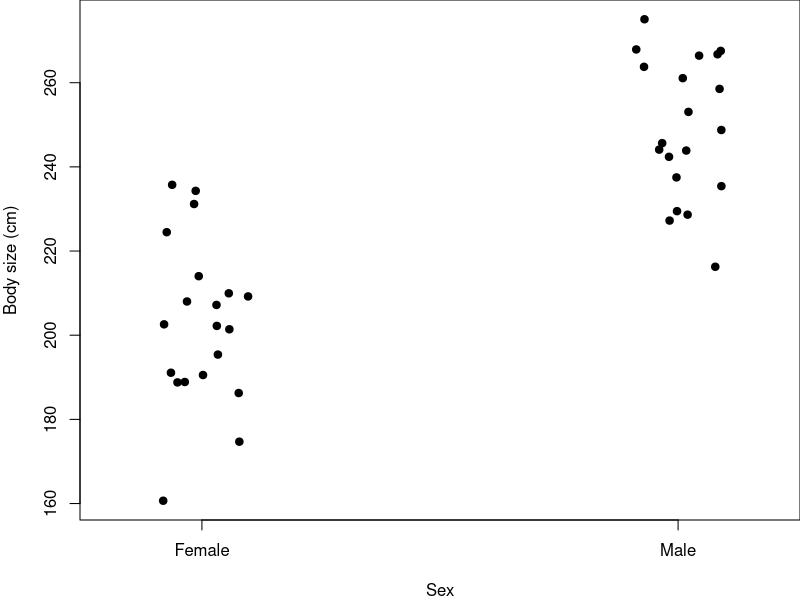
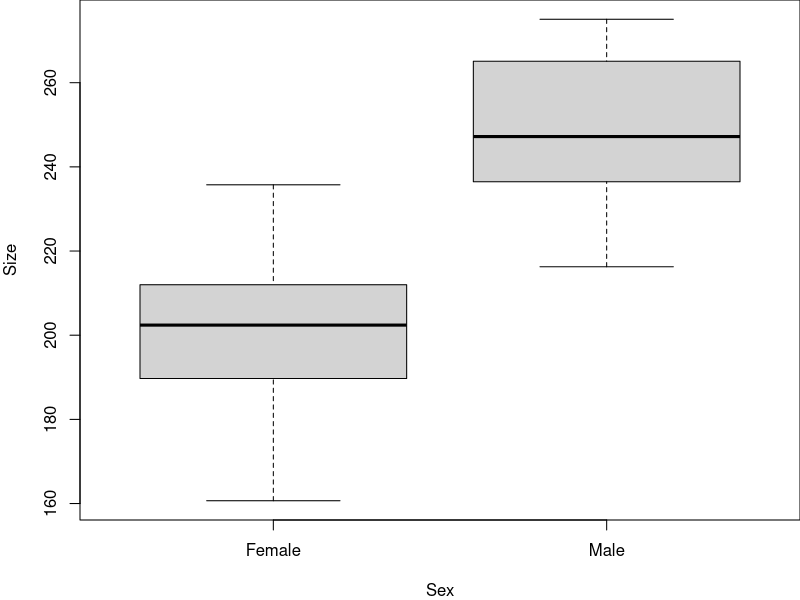
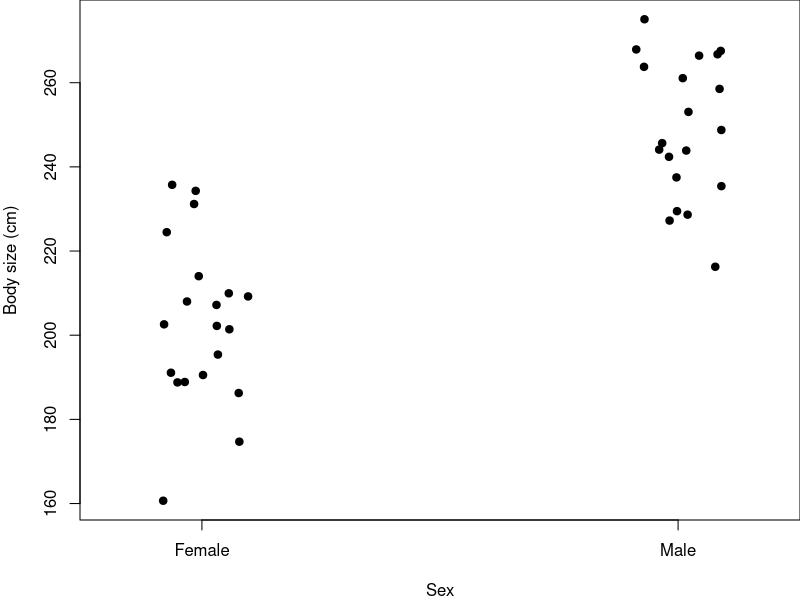
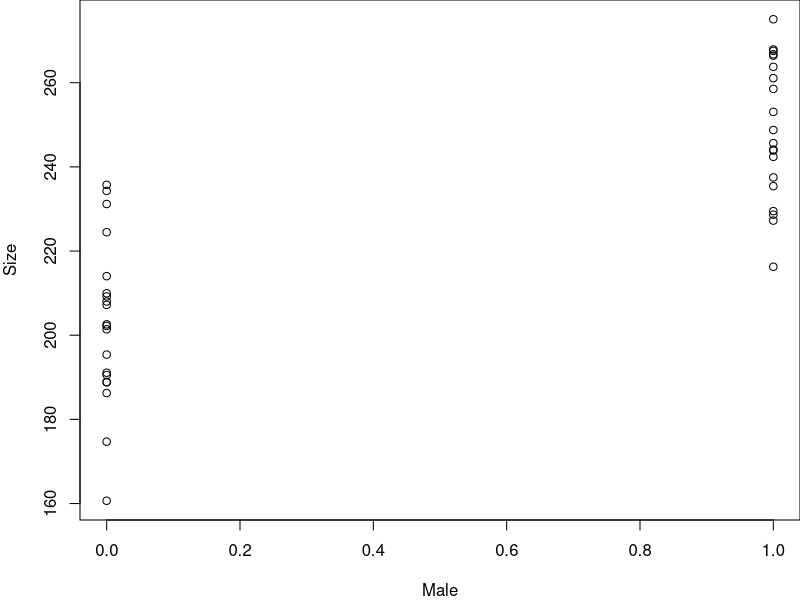

Here is the R script that generated these plots, in order:
## ---- chunk 1

knitr::opts_chunk$set(
	echo = TRUE,
	message = FALSE,
	warning = FALSE,
	cache = TRUE
)
## ---- chunk 2

#  NRES 710, Analysis of Categorical Data
#     University of Nevada, Reno
#     Testing between groups

## ---- chunk 3
### Code for simulating data to be analyzed body size data for two sexes

# Adjust some parameters
par(mar = c(4,4,0,0))

# Set the seed for reproducibility
set.seed(123)

# Simulate the binomial X-variable (sex)
n <- 40
x <- c(rep("Female", n/2), rep("Male", n/2))

# Simulate continuous y-variable data
y <- ifelse(x == "Female",
            rnorm(n/2, mean = 200, sd = 20), #females
            rnorm(n/2, mean = 250, sd = 20)) #males

# Create dataframe
datum <- data.frame(Sex = x, Size = y)

# Plot
stripchart(Size ~ Sex, data = datum, vertical = TRUE, method = "jitter",
           pch = 19, xlab = "Sex", ylab = "Body size (cm)")
## ---- chunk 4
### Code for simulating data to be analyzed body size data for two sexes

# Set the seed for reproducibility
set.seed(123)

# Simulate the binomial X-variable (sex)
n <- 40
x <- c(rep("Female", n/2), rep("Male", n/2))
x <- factor(x)

# Simulate continuous y-variable data
y <- ifelse(x == "Female",
            rnorm(n/2, mean = 200, sd = 20), #females
            rnorm(n/2, mean = 250, sd = 20)) #males

# Create dataframe
datum <- data.frame(Sex = x, Size = y)

# Examine the data
head(datum)
tail(datum)

# Plot the data to examine it!
plot(Size ~ Sex, data=datum)
# Box and whiskers plot!
# Bold black line = median
# Edges of box: 75% and 25% quartiles
# Bars: 95% limits
# Points: outliers, or 5% of data outside of the 95% intervals

# Analyze this using the 't.test()' function in R:
help(t.test)
results <- t.test(Size ~ Sex, data = datum)

# Examine the summary
summary(results)
# Some functions in R don't have summary functions for them because they are so simple!

# Just ask for the object
results
## ---- chunk 5
251.2 - 198.9
## ---- chunk 6
(64.44 - 40.14)/2
## ---- chunk 7
# Plot
stripchart(Size ~ Sex, data = datum, vertical = TRUE, method = "jitter", 
           pch = 19, xlab = "Sex", ylab = "Body size (cm)")
## ---- chunk 8
### Code for simulating data to be analyzed body size data for two sexes

# Recall our 'datum' object
head(datum)
tail(datum)

# We need to 'dummy-code' our Sex variable, e.g., as 'Male'
Male <- c(rep(0, n/2), rep(1, n/2))

# Add 'Male' to the dataframe
datum <- cbind(datum, Male)

# Plot the data!
plot(Size ~ Male, data = datum)
## ---- chunk 9
# Examine the old t-test results
results
248.9749 - 202.8325 # effect of being male

# Use lm() to run regression with dummy-coded X-data
results2 <- lm(Size ~ Male, data = datum)
summary(results2)
## ---- chunk 10
# Confidence intervals
confint(results2)
## ---- chunk 11
# Regression with a categorical variable
results3 <- lm(Size ~ Sex, data = datum)
summary(results3)
## ---- chunk 12
# Save the data for future lectures, if needed
write.csv(datum, "lecture_8_seal_data.csv")
